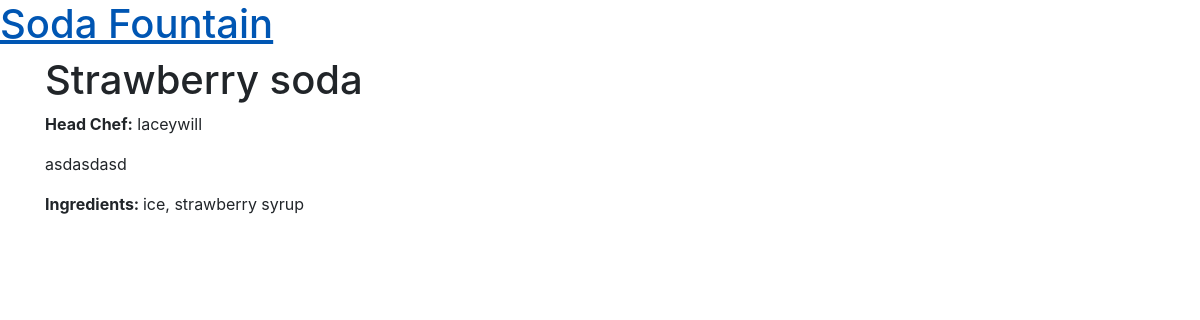
/item/2/, run on the app's committed database.
### menu/models.py (models this page shows, shortened)
class Item(models.Model):
    name = models.CharField(max_length=200)
    description = models.TextField()
    chef = models.ForeignKey(User, on_delete=models.CASCADE)
    created_date = models.DateTimeField(
            default=timezone.now)
    standard = models.BooleanField(default=False)
    ingredients = models.ManyToManyField('Ingredient', related_name='ingredients')

class Ingredient(models.Model):
    name = models.CharField(max_length=200)
    created_date = models.DateTimeField(
        default=timezone.now)
    def __str__(self):
        return self.name

### menu/views.py (the view)
# urls.py: path('item/<int:pk>/', views.item_detail, name='item_detail'),
def item_detail(request, pk):
    item = get_object_or_404(Item, pk=pk)
    return render(request, 'menu/detail_item.html', {'item': item})

### templates/menu/detail_item.html (shortened to what this page needs)
{% extends "base.html" %}
{% load static %}
{% load crispy_forms_tags %}
{% block content %}
    <div class="row">
        <div class="col-md-8">
            <div class="post">
                <h1>
                {{ item.name }}
                </h1>
                <p><strong>Head Chef:</strong> {{ item.chef }}</p>
                <p>{{ item.description }}</p>
                <p><strong>Ingredients: </strong>{{ item.ingredients.all|join:", " }}</p>
            </div>
        </div>
    </div>
{% endblock %}

### data on the page
Item: name "Strawberry soda", chef "laceywill", description "asdasdasd", ingredients.all "ice, strawberry syrup"
